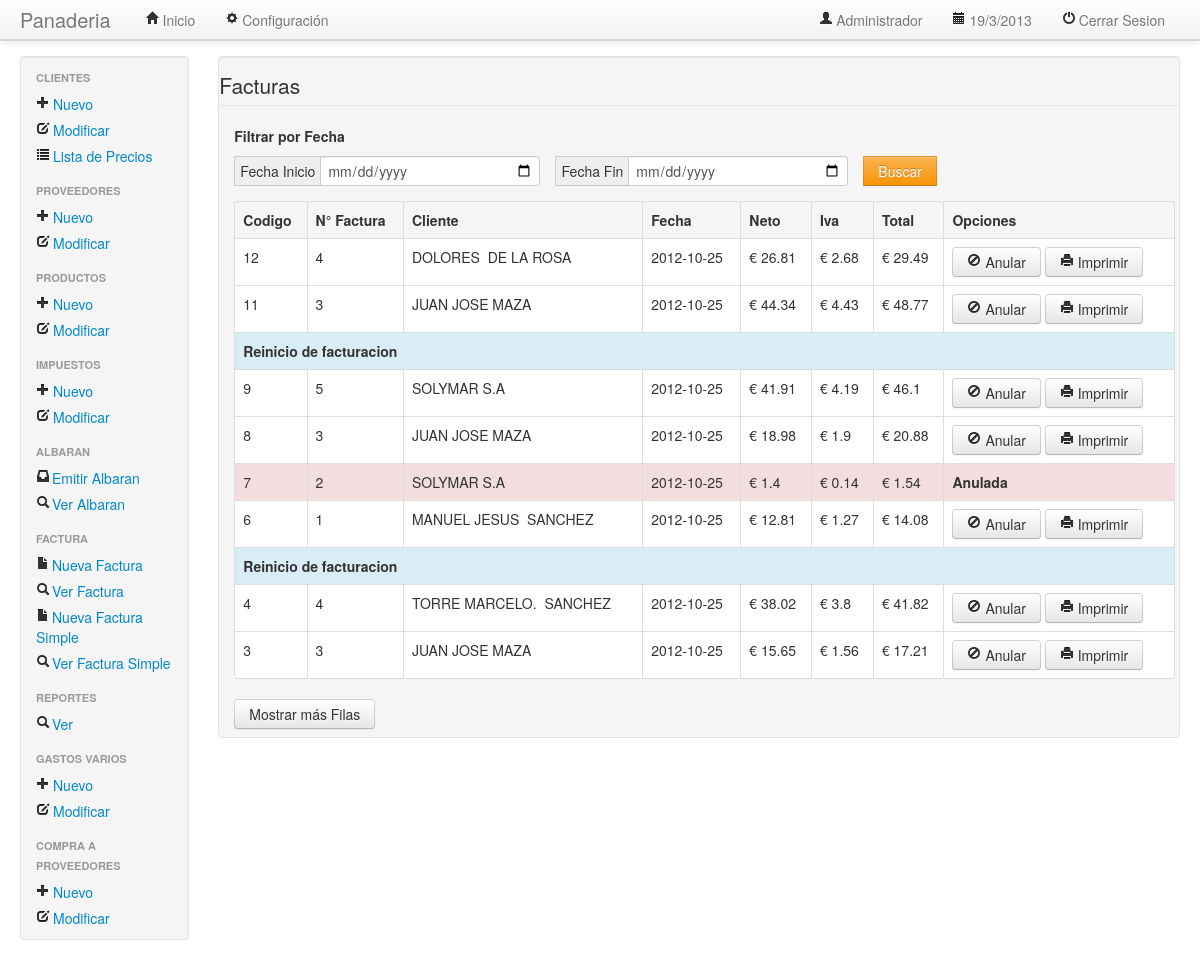
/main.php?iu=modtablafactura.php&mdir=negocios&dir=factura (signed in), run on the app's committed database.
### tables this page shows
CREATE TABLE `factura` (
  `idfactura` bigint(10) NOT NULL AUTO_INCREMENT,
  `idcliente` bigint(10) NOT NULL,
  `fecha` date NOT NULL,
  `total` float NOT NULL,
  `numerofactura` bigint(20) DEFAULT NULL,
  `anulada` bigint(2) NOT NULL,
  `totaliva` float DEFAULT NULL,
  `totalneto` float DEFAULT NULL,
  PRIMARY KEY (`idfactura`)
);

CREATE TABLE `cliente` (
  `idcliente` bigint(10) NOT NULL AUTO_INCREMENT,
  `nombre` varchar(50) NOT NULL,
  `apellido` varchar(50) DEFAULT NULL,
  `cuit` varchar(50) NOT NULL DEFAULT '',
  `dni` varchar(50) NOT NULL,
  `email` varchar(100) DEFAULT NULL,
  `iddomicilio` bigint(10) NOT NULL,
  `2apellido` varchar(50) DEFAULT NULL,
  PRIMARY KEY (`idcliente`)
);

### controlador/controladorvista.php (called while the page is built, shortened)
<?php
$iuflag = false;
?>

### controlador/redirect.php (called while the page is built, shortened)
<?php
function validarSesion() {
    $session = NULL;
    if (isset($_SESSION['admin'])) {
        $session = "main.php";
    } else {
        $session = "mainusr.php";
    }
    return $session;
}
?>

### negocios/cliente/clienteonfactura.php (called while the page is built, shortened)
<?php
function select_nombre_cliente($id) {
    $query = "SELECT nombre,apellido FROM cliente WHERE idcliente=".$id."";
    $result = mysql_query($query);
$fila = mysql_fetch_assoc($result);
    return $fila["nombre"]." ".$fila["apellido"];
}
?>

### negocios/factura/modtablafactura.php (the view, shortened to what this page needs)
<?php
include_once (RUTA_ABS . "/negocios/cliente/clienteonfactura.php");
if (isset($_GET['fechai']) && isset($_GET['fechaf'])) {
    $fechainicio = '"' . $_GET['fechai'] . '"';
    $fechafin = '"' . $_GET['fechaf'] . '"';
    $sql_buscar = "SELECT * FROM factura WHERE fecha BETWEEN $fechainicio AND $fechafin";
    $result_buscar = mysql_query($sql_buscar);
    if (!$result_buscar) {
        echo "No pudo ejecutarse satisfactoriamente la consulta ($sql) " .
        "en la BD: " . mysql_error();
        exit;
    }
    ?>
    <legend>Facturas</legend>
    <div class="input-prepend">
        <h5 style="margin-left: 15px ;">Filtrar por Fecha</h5>
        <span style="margin-left: 15px ;" class="add-on">Fecha Inicio</span><input id="fechai" type="date">
        <span style="margin-left: 15px ;" class="add-on">Fecha Fin</span><input id="fechaf" type="date">
        <button style="margin-left: 15px ;" class="btn btn-warning" onclick="window.open('<?php echo validarSesion(); ?>?iu=modtablafactura.php&mdir=negocios&dir=factura&fechai='+fechai.value+'&fechaf='+fechaf.value+'','_self');">Buscar</button>
    </div>
    <table style="margin: 15px 0px 0px 15px; width: 98%;" class="table table-bordered">
        <tr>
            <th style="font-weight: bold;">
                Codigo
            </th>
            <th style="font-weight: bold;">
                N° Factura
            </th>
            <th style="font-weight: bold;">
                Cliente
            </th>
            <th style="font-weight: bold;">
                Fecha
            </th>
            <th style="font-weight: bold;">
                Neto
            </th>
            <th style="font-weight: bold;">
                Iva
            </th>
            <th style="font-weight: bold;">
                Total
            </th>
            <th style="font-weight: bold;">
                Opciones
            </th>
        </tr>
        <tbody style="background-color: #ffffff;">
            <?php while ($fila = mysql_fetch_assoc($result_buscar)) { ?>
                <?php
                if ($fila['fecha'] != "0000-00-00") {
                    if ($fila['anulada'] == 1) {
                        echo '<tr class="error">';
                        $flag = true;
                    } else {
                        echo '<tr>';
                        $flag = false;
                    }
                    ?>
                <td>
                    <?php echo $fila['idfactura']; ?>
                </td>
                <td>
                    <?php echo $fila['numerofactura']; ?>
                </td>
                <td>
                    <?php echo select_nombre_cliente($fila['idcliente']); ?>
                </td>
                <td>
                    <?php echo $fila['fecha']; ?>
                </td>
                <td>
                    € <?php echo $fila['totalneto']; ?>
                </td>
                <td>
                    € <?php echo $fila['totaliva']; ?>
                </td>
                <td>
                    € <?php echo $fila['total']; ?>
                </td>
                <td>
                    <?php if ($flag == false) { ?>
                        <a class="btn"  onclick="if(confirm('¿Esta seguro de que desea anular esta factura?\nRecuerde, que se anulara permanentemente.')){window.open('factura/anular.php?id='+<?php echo $fila['idfactura'] ?>+'','_self')}" ><i class="icon-ban-circle"></i> Anular</a>
                        <a class="btn" href="factura/Imprimirfactura.php?idfact=<?php echo $fila['idfactura']; ?>" ><i class="icon-print"></i> Imprimir</a>
                        <?php
                    } else {
                        echo "<strong>Anulada</strong>";
                    }
                    ?>
                </td>
            </tr>
        <?php } else { ?>
            <tr class="info">
                <td colspan="8"><strong>Reinicio de facturacion</strong></td>
            </tr>
        <?php } ?>
    <?php } ?>
    </tbody>
    </table>
    </br>
    <?php if (isset($limit)) { ?>
        <a class="btn" style="margin-left: 15px;" href=<?php echo validarSesion()."?iu=modtablafactura.php&mdir=negocios&dir=factura&limit=" . $limit; ?>>Mostrar más Filas</a>
    <?php } else { ?>
        <a class="btn" style="margin-left: 15px;" href=<?php echo validarSesion()."?iu=modtablafactura.php&mdir=negocios&dir=factura&limit=10"; ?>>Mostrar más Filas</a>
    <?php }  ?>
    <?php
} else {
    $limit = 10;
    if (isset($_GET['limit'])) {
        $limit = $_GET['limit'] + 10;
        $query = "SELECT * FROM factura ORDER BY idfactura DESC LIMIT $limit";
    } else {
        $query = "SELECT * FROM factura ORDER BY idfactura DESC LIMIT $limit";
    }
    $result = mysql_query($query);
    ?>
    <legend>Facturas</legend>
    <div class="input-prepend">
        <h5 style="margin-left: 15px ;">Filtrar por Fecha</h5>
        <span style="margin-left: 15px ;" class="add-on">Fecha Inicio</span><input id="fechai" type="date">
        <span style="margin-left: 15px ;" class="add-on">Fecha Fin</span><input id="fechaf" type="date">
        <button style="margin-left: 15px ;" class="btn btn-warning" onclick="window.open('<?php echo validarSesion(); ?>?iu=modtablafactura.php&mdir=negocios&dir=factura&fechai='+fechai.value+'&fechaf='+fechaf.value+'','_self');">Buscar</button>
    </div>
    <table style="margin: 15px 0px 0px 15px; width: 98%;" class="table table-bordered">
        <tr>
            <th style="font-weight: bold;">
                Codigo
            </th>
            <th style="font-weight: bold;">
                N° Factura
            </th>
            <th style="font-weight: bold;">
                Cliente
            </th>
            <th style="font-weight: bold;">
                Fecha
            </th>
            <th style="font-weight: bold;">
                Neto
            </th>
            <th style="font-weight: bold;">
                Iva
            </th>
            <th style="font-weight: bold;">
                Total
            </th>
            <th style="font-weight: bold;">
                Opciones
            </th>
        </tr>
        <tbody style="background-color: #ffffff;">
            <?php while ($fila = mysql_fetch_assoc($result)) { ?>
                <?php
                if ($fila['fecha'] != "0000-00-00") {
                    if ($fila['anulada'] == 1) {
                        echo '<tr class="error">';
                        $flag = true;
                    } else {
                        echo '<tr>';
                        $flag = false;
                    }
                    ?>
                <td>
                    <?php echo $fila['idfactura']; ?>
                </td>
                <td>
                    <?php echo $fila['numerofactura']; ?>
                </td>
                <td>
                    <?php echo select_nombre_cliente($fila['idcliente']); ?>
                </td>
                <td>
                    <?php echo $fila['fecha']; ?>
                </td>
                <td>
                    € <?php echo $fila['totalneto']; ?>
                </td>
                <td>
                    € <?php echo $fila['totaliva']; ?>
                </td>
                <td>
                    € <?php echo $fila['total']; ?>
                </td>
                <td>
                    <?php if ($flag == false) { ?>
                        <a class="btn"  onclick="if(confirm('¿Esta seguro de que desea anular esta factura?\nRecuerde, que se anulara permanentemente.')){window.open('factura/anular.php?id='+<?php echo $fila['idfactura'] ?>+'','_self')}" ><i class="icon-ban-circle"></i> Anular</a>
                        <a class="btn" href="factura/Imprimirfactura.php?idfact=<?php echo $fila['idfactura']; ?>" ><i class="icon-print"></i> Imprimir</a>
                        <?php
                    } else {
                        echo "<strong>Anulada</strong>";
                    }
                    ?>
                </td>
            </tr>
        <?php } else { ?>
            <tr class="info">
                <td colspan="8"><strong>Reinicio de facturacion</strong></td>
            </tr>
        <?php } ?>
    <?php } ?>
    </tbody>
    </table>
    <?php if (isset($limit)) { ?>
    <a class="btn" style="margin-left: 15px;" href=<?php echo validarSesion()."?iu=modtablafactura.php&mdir=negocios&dir=factura&limit=" . $limit; ?>>Mostrar más Filas</a>
    <?php } else { ?>
        <a class="btn" style="margin-left: 15px;" href=<?php echo validarSesion()."?iu=modtablafactura.php&mdir=negocios&dir=factura&limit=10"; ?>>Mostrar más Filas</a>
    <?php }  ?>
<?php }  ?>

### main.php (shortened to what this page needs)
<?php
include_once (RUTA_ABS . "/controlador/redirect.php");
include_once (RUTA_ABS . "/controlador/controladorvista.php");
?>
<!DOCTYPE html>
<html>
    <head>
        <link href="css/bootstrap.min.css" rel="stylesheet" type="text/css">
        <link href="css/bootstrap-responsive.min.css" rel="stylesheet" type="text/css">
        <link href="css/factura.css" rel="stylesheet" type="text/css">
    </head>
    <body onload="fecha()">
        <?php include (RUTA_ABS . "/bars/navbar.php"); ?>
        <div class="container-fluid">
            <div class="row-fluid">
                <div class="span2">
                    <?php
                    include (RUTA_ABS . "/bars/sidebar_main.php");
                    ?>
                </div>
                <div class="span10">
                    <div class="well" style=" margin-top: 15px; width: auto;  padding: 8px 0;">
                        <?php
                        if ($iuflag == false) {
                            include ($vistas_dir . $vista);
                        } else {
                            ?>
                        <?php } ?>
                    </div>
                </div>
            </div>
        </div>
    </body>
</html>

### bars/navbar.php (shortened to what this page needs)
<div id="container">
    <div class="navbar navbar-static-top">
        <div class="navbar-inner">
            <a class="brand" href="#">Panaderia</a>
            <ul class="nav">
                <li id="inicio" onclick="select(this)"><a href="main.php"><i style="margin-right: 3px;" class="icon-home"></i>Inicio</a></li>
                <li id="conf" onclick="select(this)"><a href="main.php?iu=confnumfactura.php&mdir=vistas"><i style="margin-right: 3px;" class="icon-cog"></i>Configuración</a></li>
            </ul>
            <ul class="nav pull-right">
                <li><a href="#"><i style="margin-right: 3px;" class="icon-user"></i><?php
if(isset ($_SESSION['admin'])) {
    echo "Administrador";
}
?></a></li>
                <li><a href="#" id="fechamain"><i style="margin-right: 3px;" class="icon-calendar"></i></a></li>
                <li><a href="login/logout.php"><i style="margin-right: 3px;" class="icon-off"></i>Cerrar Sesion</a></li>
            </ul>
        </div>
    </div>
</div>

### bars/sidebar_main.php
<div class="well"  style=" margin-top: 15px; max-width: 340px; padding: 8px 0;">
    <ul class="nav nav-list">
        <li class="nav-header">Clientes</li>
        <li onclick="select(this)" name="a" id="cliente"><a href="main.php?iu=cliente.php&mdir=vistas&dir=cliente"><i style="margin-right: 3px;" class="icon-plus"></i>Nuevo</a></li>
        <li onclick="select(this)" name="a" id="modcliente"><a href="main.php?iu=modtablacliente.php&dir=cliente&mdir=negocios"><i style="margin-right: 3px;" class="icon-edit"></i>Modificar</a></li>
        <li onclick="select(this)" name="a" id="listaprecio"><a href="main.php?iu=listaprecios.php&mdir=vistas&dir=cliente"><i style="margin-right: 3px;" class="icon-list"></i>Lista de Precios</a></li>
        <li class="nav-header">Proveedores</li>
        <li onclick="select(this)" name="a" id="prov_nuevo"><a href="main.php?iu=proveedor.php&mdir=vistas&dir=proveedor"><i style="margin-right: 3px;" class="icon-plus"></i>Nuevo</a></li>
        <li onclick="select(this)" name="a" id="prov_modificar"><a href="main.php?iu=modtablaproveedor.php&dir=proveedor&mdir=negocios"><i style="margin-right: 3px;" class="icon-edit"></i>Modificar</a></li>
        <li class="nav-header">Productos</li>
        <li onclick="select(this)" name="a" id="prod_nuevo"><a href="main.php?iu=producto.php&mdir=vistas&dir=producto"><i style="margin-right: 3px;" class="icon-plus"></i>Nuevo</a></li>
        <li onclick="select(this)" name="a" id="prod_modificar"><a href="main.php?iu=modtablaproducto.php&dir=producto&mdir=negocios"><i style="margin-right: 3px;" class="icon-edit"></i>Modificar</a></li>
        <li class="nav-header">Impuestos</li>
        <li onclick="select(this)" name="a" id="prod_imp"><a href="main.php?iu=impuesto.php&dir=impuesto&mdir=vistas"><i style="margin-right: 3px;" class="icon-plus"></i>Nuevo</a></li>
        <li onclick="select(this)" name="a" id="prod_modif_imp"><a href="main.php?iu=modtablaimpuesto.php&dir=impuestos&mdir=negocios"><i style="margin-right: 3px;" class="icon-edit"></i>Modificar</a></li>
        <li class="nav-header">Albaran</li>
        <li onclick="select(this)" name="a" id="alb_emitir"><a href="main.php?iu=vista_albhead.php&mdir=albaran"><i class="icon-inbox"></i>Emitir Albaran</a></li>
        <li onclick="select(this)" name="a" id="alb_ver"><a href="main.php?iu=modtablaalbaran.php&dir=albaran&mdir=negocios"><i class="icon-search"></i>Ver Albaran</a></li>
        <li class="nav-header">Factura</li>
        <li onclick="select(this)" name="a" id="fac_nueva"><a href="main.php?iu=vista_facthead.php&mdir=factura"><i class="icon-file"></i>Nueva Factura</a></li>
        <li onclick="select(this)" name="a" id="fac_ver"><a href="main.php?iu=modtablafactura.php&dir=factura&mdir=negocios"><i class="icon-search"></i>Ver Factura</a></li>
        <li onclick="select(this)" name="a" id="fac_nueva"><a href="main.php?iu=vista_simplehead.php&mdir=facturasimple"><i class="icon-file"></i>Nueva Factura Simple</a></li>
        <li onclick="select(this)" name="a" id="fac_ver"><a href="main.php?iu=modtablafacturasimple.php&dir=facturasimple&mdir=negocios"><i class="icon-search"></i>Ver Factura Simple</a></li>
        <li class="nav-header">Reportes</li>
        <li onclick="select(this)" name="a" id="rep_ver"><a href="main.php?iu=tiporeporte.php&mdir=reportes"><i class="icon-search"></i>Ver</a></li>
        <li class="nav-header">Gastos Varios</li>
        <li onclick="select(this)" name="a" id="gastos_nuevo"><a href="main.php?iu=gastos.php&mdir=vistas&dir=gastos"><i style="margin-right: 3px;" class="icon-plus"></i>Nuevo</a></li>
        <li onclick="select(this)" name="a" id="gastos_modificar"><a href="main.php?iu=modtablagastos.php&dir=gastosvarios&mdir=negocios"><i style="margin-right: 3px;" class="icon-edit"></i>Modificar</a></li>
        <li class="nav-header">Compra a Proveedores</li>
        <li onclick="select(this)" name="a" id="compra_proveedores"><a href="main.php?iu=compras.php&mdir=vistas&dir=compras"><i style="margin-right: 3px;" class="icon-plus"></i>Nuevo</a></li>
        <li onclick="select(this)" name="a" id="gastos_modificar"><a href="main.php?iu=modtablacompras.php&dir=compras&mdir=negocios"><i style="margin-right: 3px;" class="icon-edit"></i>Modificar</a></li>
    </ul>
</div>

### data on the page
factura: idfactura "12", numerofactura "4", idcliente.apellido "DOLORES DE LA ROSA", fecha "2012-10-25", totalneto "26.81", totaliva "2.68", total "29.49", anulada 0 (drawn)
factura: idfactura "11", numerofactura "3", idcliente.apellido "JUAN JOSE MAZA", fecha "2012-10-25", totalneto "44.34", totaliva "4.43", total "48.77", anulada 0 (drawn)
factura: fecha "Reinicio de facturacion"
factura: idfactura "9", numerofactura "5", idcliente.apellido "SOLYMAR S.A", fecha "2012-10-25", totalneto "41.91", totaliva "4.19", total "46.1", anulada 0 (drawn)
factura: idfactura "8", numerofactura "3", idcliente.apellido "JUAN JOSE MAZA", fecha "2012-10-25", totalneto "18.98", totaliva "1.9", total "20.88", anulada 0 (drawn)
factura: idfactura "7", numerofactura "2", idcliente.apellido "SOLYMAR S.A", fecha "2012-10-25", totalneto "1.4", totaliva "0.14", total "1.54", anulada "Anulada"
factura: idfactura "6", numerofactura "1", idcliente.apellido "MANUEL JESUS SANCHEZ", fecha "2012-10-25", totalneto "12.81", totaliva "1.27", total "14.08", anulada 0 (drawn)
factura: fecha "Reinicio de facturacion"
factura: idfactura "4", numerofactura "4", idcliente.apellido "TORRE MARCELO. SANCHEZ", fecha "2012-10-25", totalneto "38.02", totaliva "3.8", total "41.82", anulada 0 (drawn)
factura: idfactura "3", numerofactura "3", idcliente.apellido "JUAN JOSE MAZA", fecha "2012-10-25", totalneto "15.65", totaliva "1.56", total "17.21", anulada 0 (drawn)
